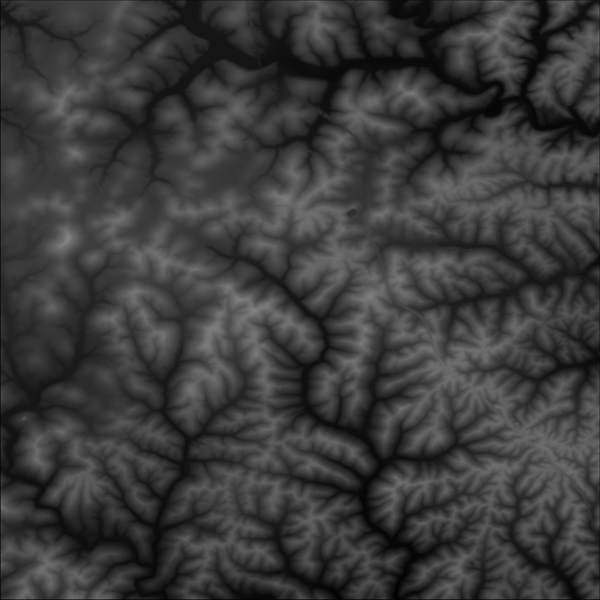
%> input picture program/test.png, 600 x 600 px
$ octave testofxingtaixue.m   (GNU Octave 9; MATLAB toolbox functions it lacks are replaced by stand-ins)
%> lines starting %> are read from the running program, lines starting %| are printed output that depends on the picture; in (x1, y1, x2, y2) boxes, pixels count from 0 and x2, y2 are one past the last pixel; in counts of white or black regions, pixels touching at a corner belong together; the program's own positions count from 1
close all;
clear all;
clc;

%% 显示原图像
grayPic = imread('test.png');
%> grayPic is the input picture: size 600x600 uint8; min 2, max 130, mean 58.9
%grayPic = imread('step1_filter_50.bmp');
%figure('name', '初始图像'); imshow(grayPic);

%% 灰度化
mysize = size(grayPic);
%> mysize = [600 600]
if numel(mysize)>2
    grayPic = rgb2gray(grayPic);
end

%figure('name', '灰度化后图像'); imshow(grayPic);

%%
t=graythresh(grayPic); %确定灰度阈值
%> t = 0.227
imbinarize(grayPic,t);

%% 提取骨架
subplot(2, 2, 1);
%figure('name', '灰度化后图像'); imshow(grayPic);
imshow(grayPic);
title('原始图像');

bw2 = bwmorph(grayPic, 'remove');
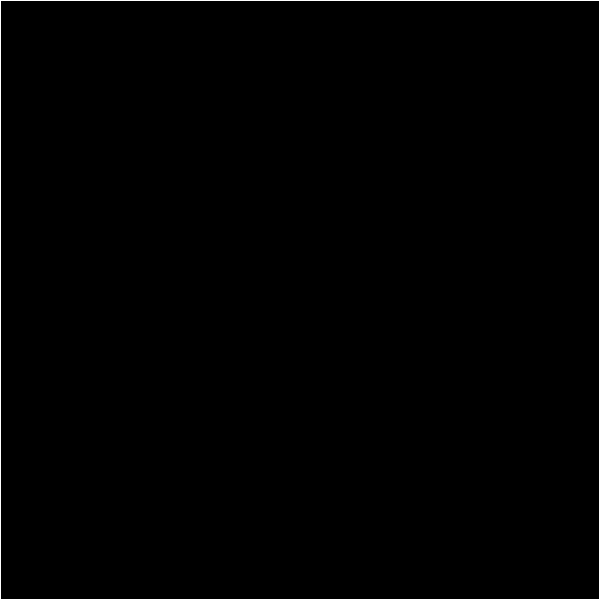
%> bw2: size 600x600 logical; 0.67% white in thin lines or dots
subplot(2, 2, 2);
imshow(bw2);
title('移除内部像素');

bw3 = bwmorph(grayPic, 'skel', Inf);
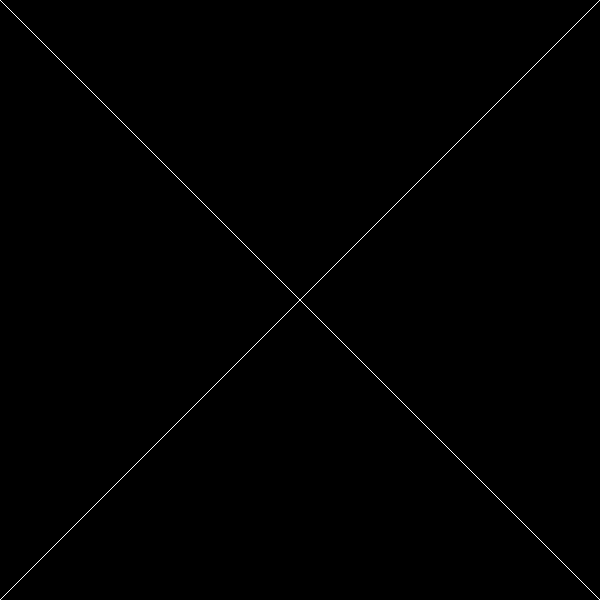
%> bw3: size 600x600 logical; 0.33% white in thin lines or dots
subplot(2, 2, 3);
imshow(bw3);
title('骨架提取');

bw4 = bwmorph(bw3, 'spur', Inf);
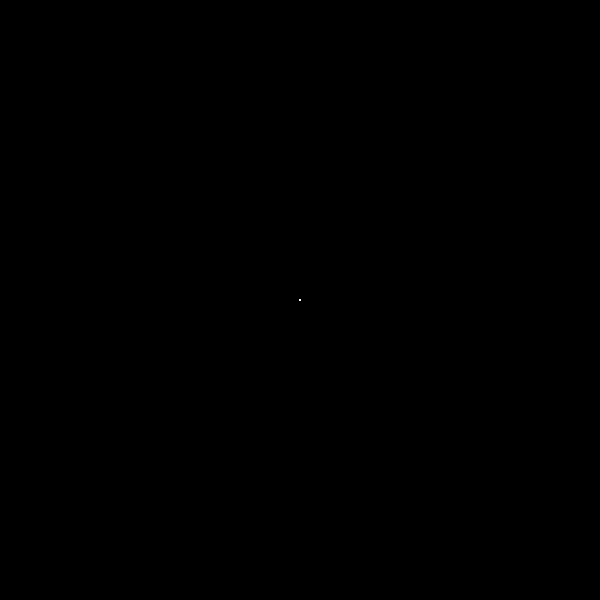
%> bw4: size 600x600 logical; 0% white in thin lines or dots, all inside (x1, y1, x2, y2) = (299, 299, 301, 301)
subplot(2, 2, 4);
imshow(bw4);
title('消刺');
